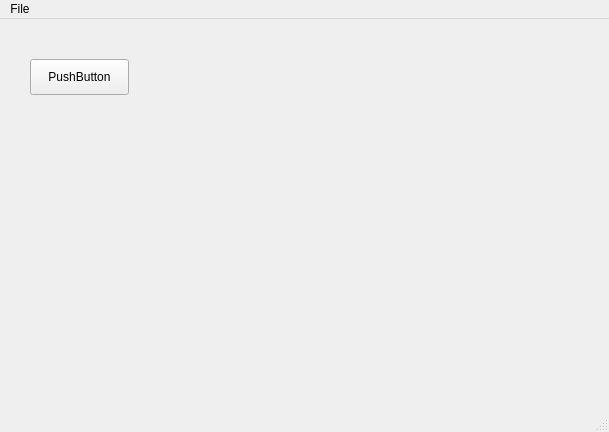
<?xml version="1.0" encoding="UTF-8"?>
<ui version="4.0">
 <class>MainWindow</class>
 <widget class="QMainWindow" name="MainWindow">
  <property name="geometry">
   <rect>
    <x>0</x>
    <y>0</y>
    <width>609</width>
    <height>432</height>
   </rect>
  </property>
  <property name="windowTitle">
   <string>MainWindow</string>
  </property>
  <property name="unifiedTitleAndToolBarOnMac">
   <bool>false</bool>
  </property>
  <widget class="QWidget" name="centralwidget">
   <property name="autoFillBackground">
    <bool>true</bool>
   </property>
   <widget class="QPushButton" name="pushButton">
    <property name="geometry">
     <rect>
      <x>30</x>
      <y>40</y>
      <width>99</width>
      <height>36</height>
     </rect>
    </property>
    <property name="text">
     <string>PushButton</string>
    </property>
   </widget>
  </widget>
  <widget class="QMenuBar" name="menubar">
   <property name="geometry">
    <rect>
     <x>0</x>
     <y>0</y>
     <width>609</width>
     <height>27</height>
    </rect>
   </property>
   <property name="autoFillBackground">
    <bool>true</bool>
   </property>
   <widget class="QMenu" name="menuExit">
    <property name="title">
     <string>File</string>
    </property>
    <addaction name="actionExit"/>
   </widget>
   <addaction name="menuExit"/>
  </widget>
  <widget class="QStatusBar" name="statusbar">
   <property name="autoFillBackground">
    <bool>true</bool>
   </property>
  </widget>
  <action name="actionExit">
   <property name="text">
    <string>Exit</string>
   </property>
   <property name="toolTip">
    <string>E&amp;xit</string>
   </property>
   <property name="shortcut">
    <string>Ctrl+X</string>
   </property>
  </action>
 </widget>
 <resources/>
 <connections>
  <connection>
   <sender>actionExit</sender>
   <signal>triggered()</signal>
   <receiver>MainWindow</receiver>
   <slot>close()</slot>
   <hints>
    <hint type="sourcelabel">
     <x>-1</x>
     <y>-1</y>
    </hint>
    <hint type="destinationlabel">
     <x>304</x>
     <y>215</y>
    </hint>
   </hints>
  </connection>
 </connections>
</ui>
